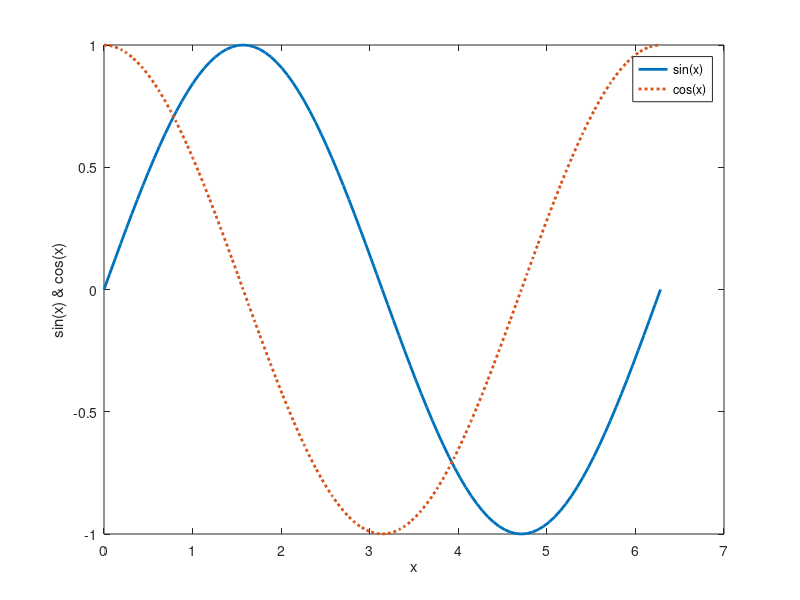

Here is the MATLAB script that generated this plot: (Note: this script raises an error after producing the figure.)
%Let's create a script to show us how to draw 2-D plots

x = 0:pi/50:2*pi

y = sin(x)

z = cos(x)

plot(x,y,'-','LineWidth',2.0); hold on; %The "hold on" input means further modifications to plot are expected.

plot(x,z,':','LineWidth',2.0); hold off;

xlabel('x')

ylabel('sin(x) & cos(x)')

legend('sin(x)','cos(x)')

%A vector arrow plot
x = -2:.2:2; 
y = -1:.2:1;

[xx,yy] = meshgrid(x,y);
zz = xx.*exp(-xx.^2-yy.^2);
[px,py] = gradient(zz,.2,.2);

load wind.mat
quiver(x,y,u,v)



quiver(x,y,px,py)
xlim([-2.5 2.5])    % set limits of x axis
